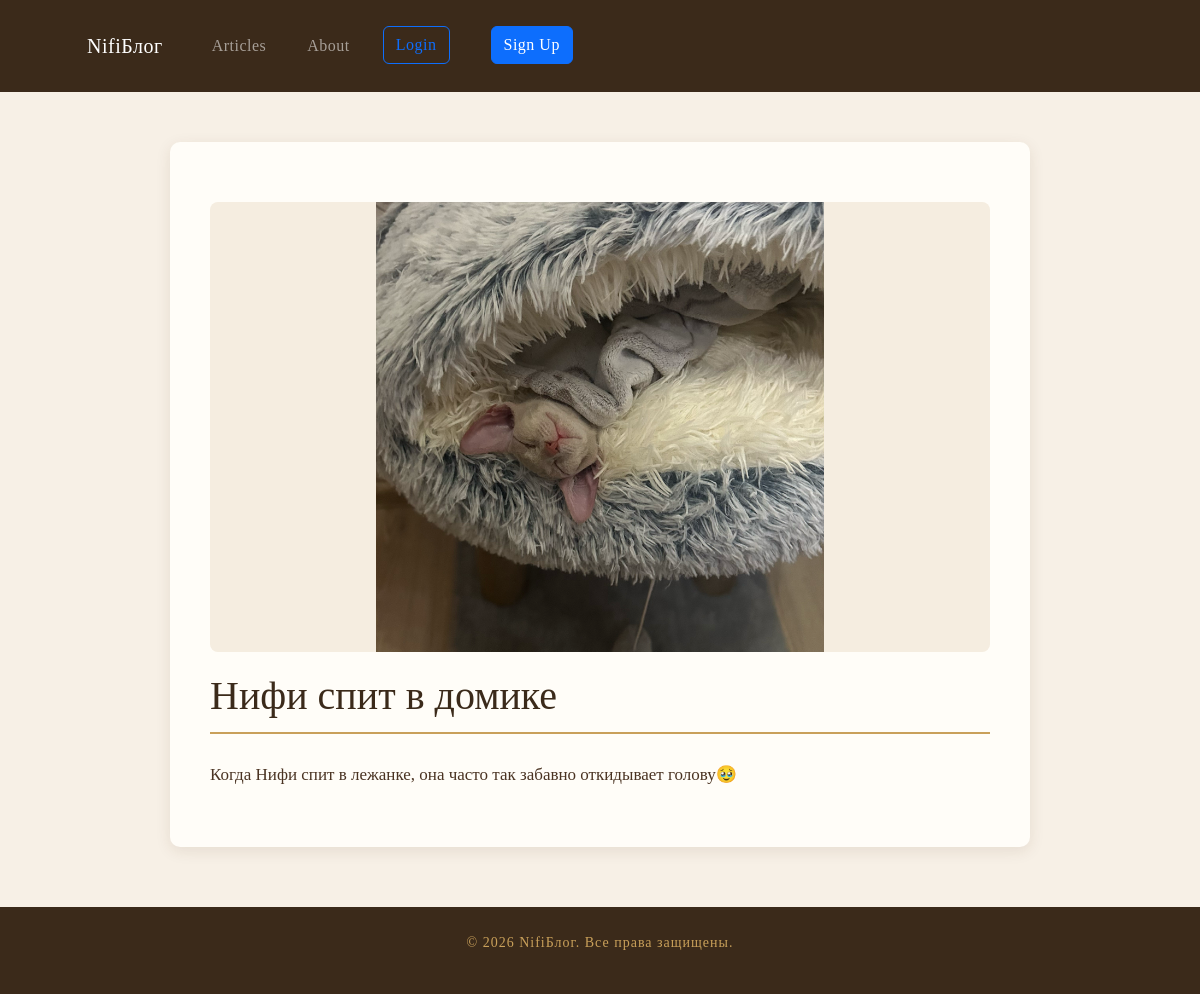
/articles/nifi-spit-v-domike/, run on the app's committed database.
### articles/models.py (models this page shows, shortened)
class Article(models.Model):
    title = models.CharField(max_length=200)
    slug = models.SlugField()
    body = models.TextField()
    date = models.DateTimeField(auto_now_add=True)
    thumbnail = models.ImageField(upload_to='images/', blank=True, default='images/default.jpg')
    author = models.ForeignKey(User, default=None, null=True, on_delete=models.CASCADE)

### articles/views.py (the view)
# urls.py: path('<slug:slug>/', views.article_item, name='article_detail'),
def article_item(request, slug):
    article = Article.objects.get(slug=slug)
    return render(request, template_name='articles/article_item.html', context={'article': article})

### articles/templates/articles/article_item.html (shortened to what this page needs)
{% extends "base_layout.html" %}
{% load static %}
{% block content %}
    <div class="article-detail">
        {% if article.thumbnail %}
        <img src="{{ article.thumbnail.url }}" alt="">
        {% endif %}
        <h1>{{ article.title }}</h1>
        <p>{{ article.body }}</p>
    </div>
{% endblock content %}

### static/css/style.css (style rules this page uses)
* { margin: 0; padding: 0; box-sizing: border-box; }
body { font-family: 'Georgia', serif; background-color: #f7f0e6; color: #3b2a1a; }
.article-detail { background-color: #fffdf8; max-width: 860px; margin: 40px auto; padding: 40px; border-radius: 10px; box-shadow: 0 4px 15px rgba(80, 50, 20, 0.1); }
.article-detail h1 { border-bottom: 2px solid #c9a05a; padding-bottom: 12px; margin-bottom: 25px; }
.article-detail p { line-height: 1.9; color: #4a3322; font-size: 17px; }
.article-detail img { width: 100%; max-height: 450px; object-fit: contain; background-color: #f5ede0; border-radius: 8px; margin: 20px 0; }

### data on the page
Article: thumbnail (picture), title "Нифи спит в домике", body "Когда Нифи спит в лежанке, она часто так забавно откидывает голову🥹"
